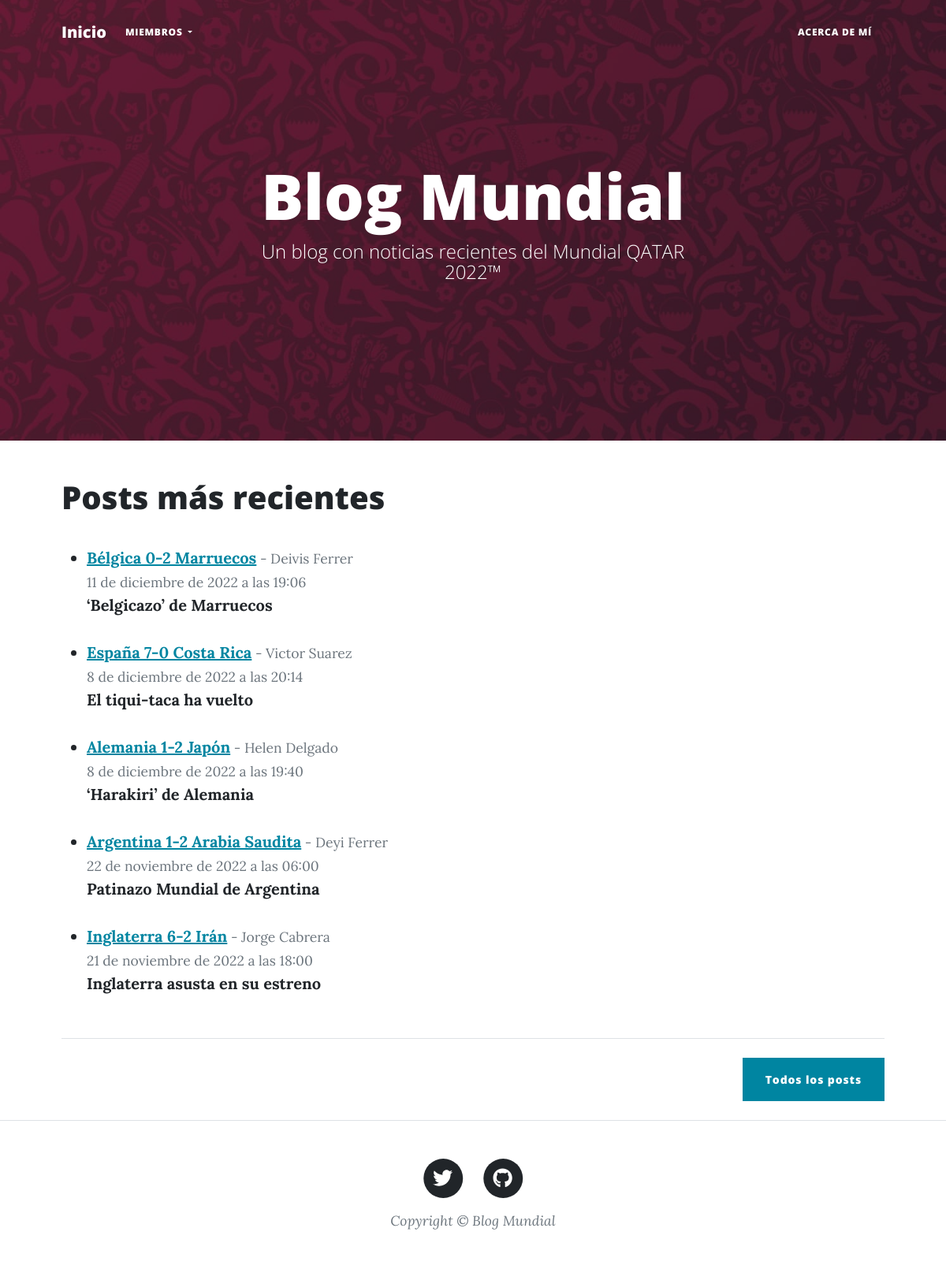
The page / on the database its author committed.
### Blog/models.py (models this page shows, shortened)
class Post(models.Model):
    titulo = models.CharField(max_length=255)
    subtitulo = models.CharField(max_length=255)
    autor = models.ForeignKey(User, on_delete=models.CASCADE)
    header = models.ImageField(null=True, blank=True, upload_to='images/')
    cuerpo = RichTextField(null=True, blank=True)
    fecha = models.DateTimeField(default=datetime.now())
    likes = models.ManyToManyField(User, related_name='blog_posts')

### Blog/views.py (the view)
# urls.py: path('', HomeView.as_view(), name='home'),
class HomeView(ListView):
    model = Post
    template_name = 'home.html'
    ordering = ['-fecha']

### Blog/templates/home.html (shortened to what this page needs)
{% extends 'index.html' %}
{% block posts %}
<h1>
    Posts más recientes
</h1>
<br>
<ul>
    {% for post in object_list|slice:":5" %}
    <li>
            <a href="{% url 'post_details' post.pk %}" class="link-primary"><u><strong>{{post.titulo}}</strong></u></a><small class="text-muted"> - {{post.autor.first_name}} {{post.autor.last_name}}
            <br>
            {{post.fecha}}
            </small>
            <br/>
            <strong>
                {{post.subtitulo}}
            </strong>
            <br/><br/>
        </li>
    {% endfor %}
</ul>
{% endblock posts %}

### rows shown on the page
Post: titulo "Bélgica 0-2 Marruecos", autor.first_name "Deivis", autor.last_name "Ferrer", fecha "11 de diciembre de 2022 a las 19:06", subtitulo "‘Belgicazo’ de Marruecos"
Post: titulo "España 7-0 Costa Rica", autor.first_name "Victor", autor.last_name "Suarez", fecha "8 de diciembre de 2022 a las 20:14", subtitulo "El tiqui-taca ha vuelto"
Post: titulo "Alemania 1-2 Japón", autor.first_name "Helen", autor.last_name "Delgado", fecha "8 de diciembre de 2022 a las 19:40", subtitulo "‘Harakiri’ de Alemania"
Post: titulo "Argentina 1-2 Arabia Saudita", autor.first_name "Deyi", autor.last_name "Ferrer", fecha "22 de noviembre de 2022 a las 06:00", subtitulo "Patinazo Mundial de Argentina"
Post: titulo "Inglaterra 6-2 Irán", autor.first_name "Jorge", autor.last_name "Cabrera", fecha "21 de noviembre de 2022 a las 18:00", subtitulo "Inglaterra asusta en su estreno"
